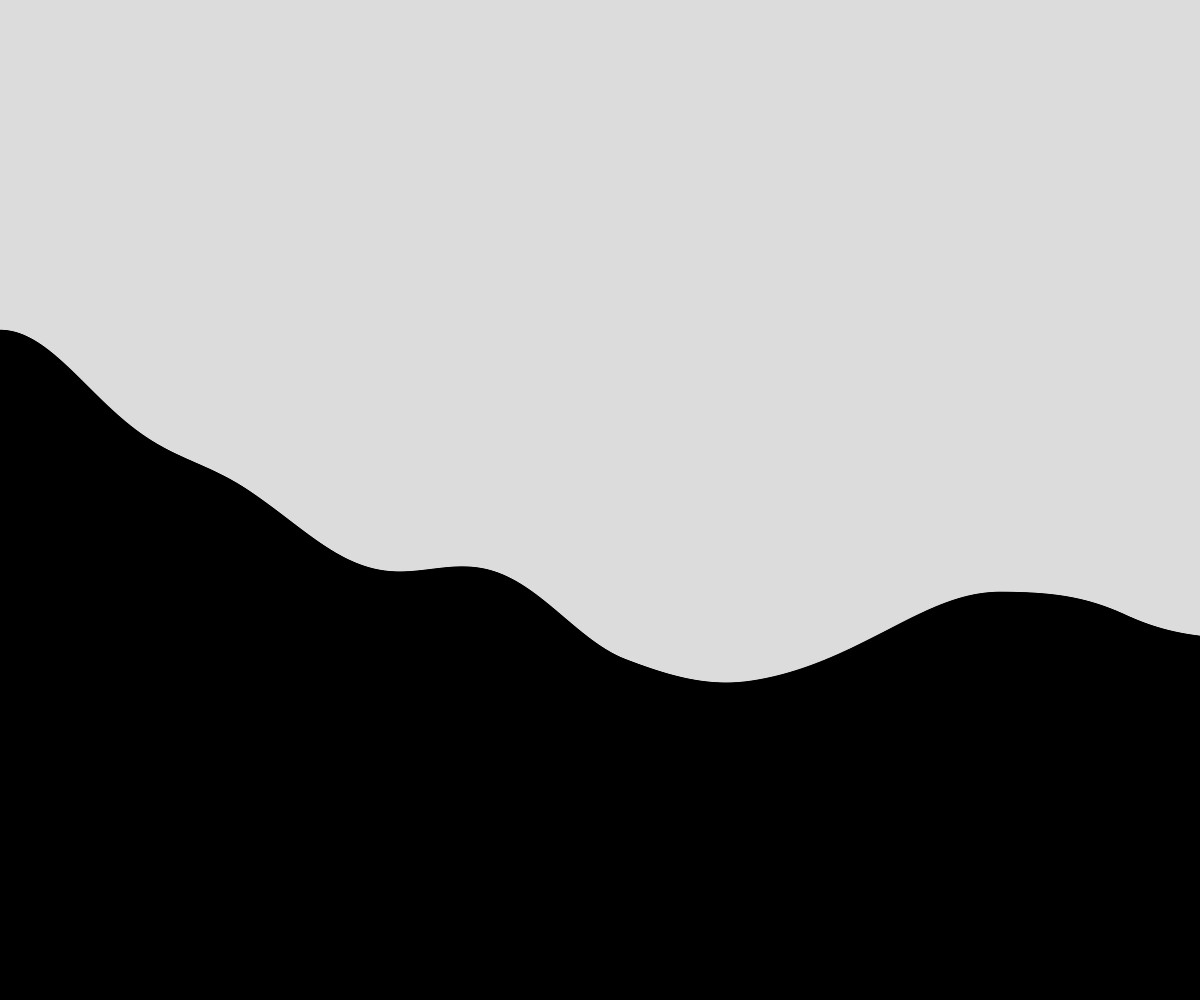
Frame 1 (no input)
Frame 60 (no input): identical to frame 1, image omitted
Frame 120 (the mouse pressed at the canvas centre since frame 60): identical to frame 1, image omitted

The p5.js sketch that drew this single still picture (run headless with seeded random() and noise() and a simulated clock; from frame 60 on, the mouse is pressed at the canvas centre):

// p5.js sketch
// ── sketch.js
// Terrain Generation
//Alex Colborne
//September 22, 2021

let heights = [];
let numberOfRectangles;

function setup() {
  createCanvas(windowWidth, windowHeight);
  numberOfRectangles = width;
  generateTerrain(numberOfRectangles);
}

function draw() {
  background(220);
  displayTerrain();
}

function displayTerrain() {
  let rectWidth = width/numberOfRectangles;
  fill(0);
  for(let i = 0; i<heights.length; i++) {
    rect(i*rectWidth, height-heights[i], rectWidth, heights[i]);
  }
}

function generateTerrain(howMany) {
  let time = 0;
  let dTime = 0.001;

  for (let i=0; i<howMany; i++) {
    let currentHeight = noise(time) * height;
    heights.push(currentHeight);
    time += dTime;
  } 
}
